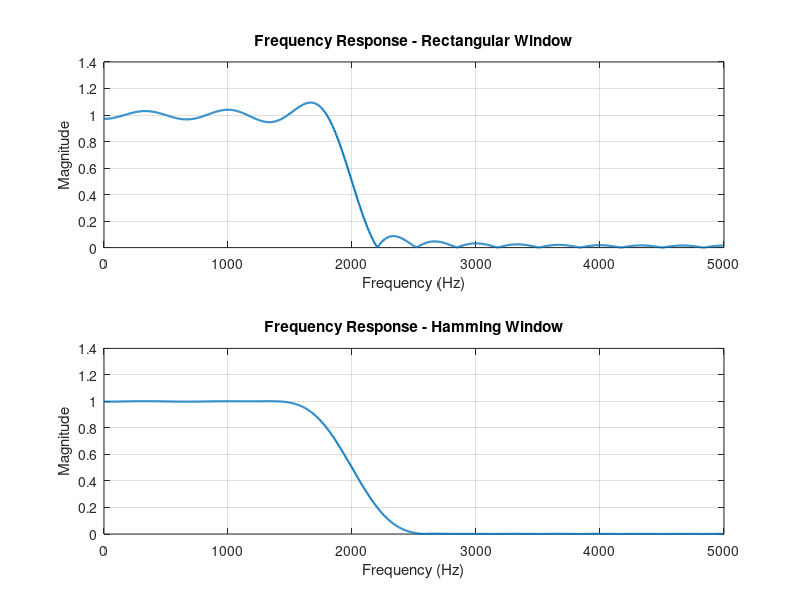

This chart was generated by the following MATLAB code: (Note: this script raises an error after producing the figure.)
% Parameters
M = 30; % Filter Order
fs = 10000; % Sampling Frequency in Hz
fc = 2000; % Cutoff Frequency in Hz
wc = 2 * pi * fc / fs; % Normalized cutoff frequency (rad/sample)

% Create ideal impulse response (sinc function)
n = 0:M;
ideal_h = sin(wc * (n - M/2)) ./ (pi * (n - M/2));
ideal_h(M/2 + 1) = wc / pi; % Fix division by zero

% Rectangular Window
rect_window = ones(1, M + 1);
h_rect = ideal_h .* rect_window;

% Hamming Window
n_window = 0:M; % Indices for the window
hamm_window = 0.54 - 0.46 * cos(2 * pi * n_window / M); % Hamming formula
h_hamm = ideal_h .* hamm_window;

% Frequency responses
[H_rect, f_rect] = freqz(h_rect, 1, 1024, fs); % Frequency in Hz
[H_hamm, f_hamm] = freqz(h_hamm, 1, 1024, fs);

% Plot frequency responses
figure;
subplot(2, 1, 1);
plot(f_rect, abs(H_rect), 'LineWidth', 1.5);
title('Frequency Response - Rectangular Window');
xlabel('Frequency (Hz)');
ylabel('Magnitude');
grid on;

subplot(2, 1, 2);
plot(f_hamm, abs(H_hamm), 'LineWidth', 1.5);
title('Frequency Response - Hamming Window');
xlabel('Frequency (Hz)');
ylabel('Magnitude');
grid on;

% Passband and Stopband Edges Measurement
% Rectangular Window
fprintf('Rectangular Window:\n');
measureEdges(H_rect, f_rect, 0.1, 0.1); % p = 0.1, s = 0.1

% Hamming Window
fprintf('Hamming Window:\n');
measureEdges(H_hamm, f_hamm, 0.01, 0.01); % p = 0.01, s = 0.01

% Function to analyze passband and stopband edges
function measureEdges(H, f, passband_ripple, stopband_ripple)
    magnitude = abs(H);

    % Passband Edge
    passband_edge = f(find(magnitude > (1 - passband_ripple), 1, 'last'));
    fprintf('  Passband Edge: %.2f Hz\n', passband_edge);

    % Stopband Edge
    stopband_edge = f(find(magnitude < stopband_ripple, 1, 'first'));
    fprintf('  Stopband Edge: %.2f Hz\n', stopband_edge);

    % Check if cutoff frequency is halfway
    cutoff = (passband_edge + stopband_edge) / 2;
    fprintf('  Cutoff Frequency (Halfway): %.2f Hz\n', cutoff);
end
